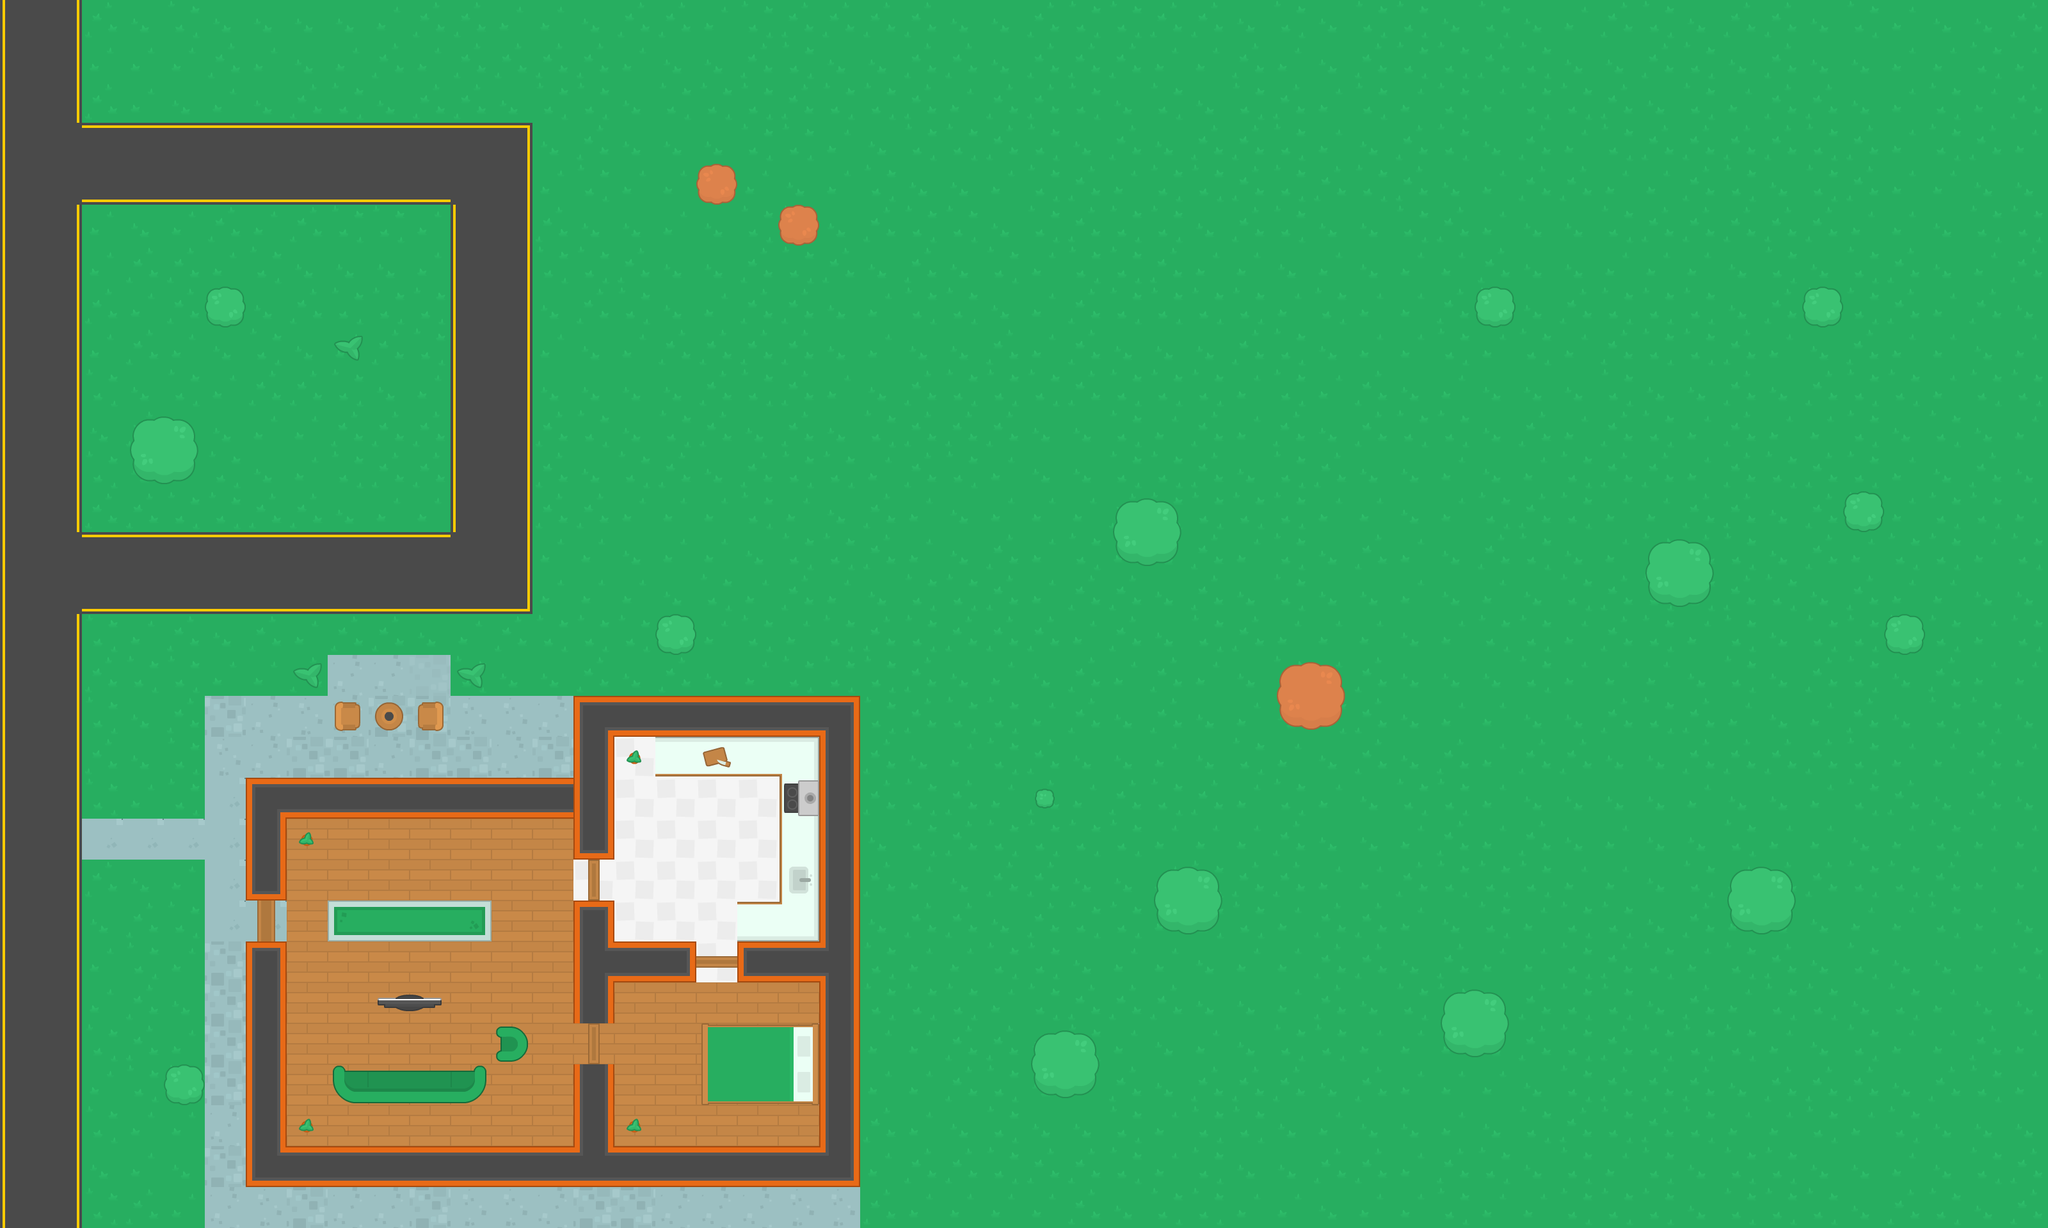

Rendered tile map (Tiled .tmx) drawn with the repository's tilesets; below, a short description and the map source with its tile grids summarised:
An orthogonal 50x30 tile map with 64x64 px tiles, 6 tile layers (Ground Layer, House Floor Level, House Furniture, House Walls Layer, ...).

<map version="1.5" tiledversion="1.7.2" orientation="orthogonal" renderorder="right-down" width="50" height="30" tilewidth="64" tileheight="64" infinite="0" nextlayerid="9" nextobjectid="53">
 <tileset firstgid="1" source="Kenny Top Down.tsx" />
 <layer id="1" name="Ground Layer" width="50" height="30">
  <data>[1500 cells, 1500 non-empty, 15 distinct tile ids]</data>
 </layer>
 <layer id="4" name="House Floor Level" width="50" height="30">
  <data>[1500 cells, 109 non-empty, 2 distinct tile ids]</data>
 </layer>
 <layer id="5" name="House Furniture" width="50" height="30">
  <data>[1500 cells, 27 non-empty, 19 distinct tile ids]</data>
 </layer>
 <layer id="3" name="House Walls Layer" width="50" height="30">
  <data>[1500 cells, 72 non-empty, 22 distinct tile ids]</data>
 </layer>
 <layer id="6" name="House Accent Layer" width="50" height="30">
  <data>[1500 cells, 1 non-empty, 1 distinct tile ids]</data>
 </layer>
 <layer id="2" name="Tree Layer" width="50" height="30">
  <data>[1500 cells, 52 non-empty, 15 distinct tile ids]</data>
 </layer>
</map>
